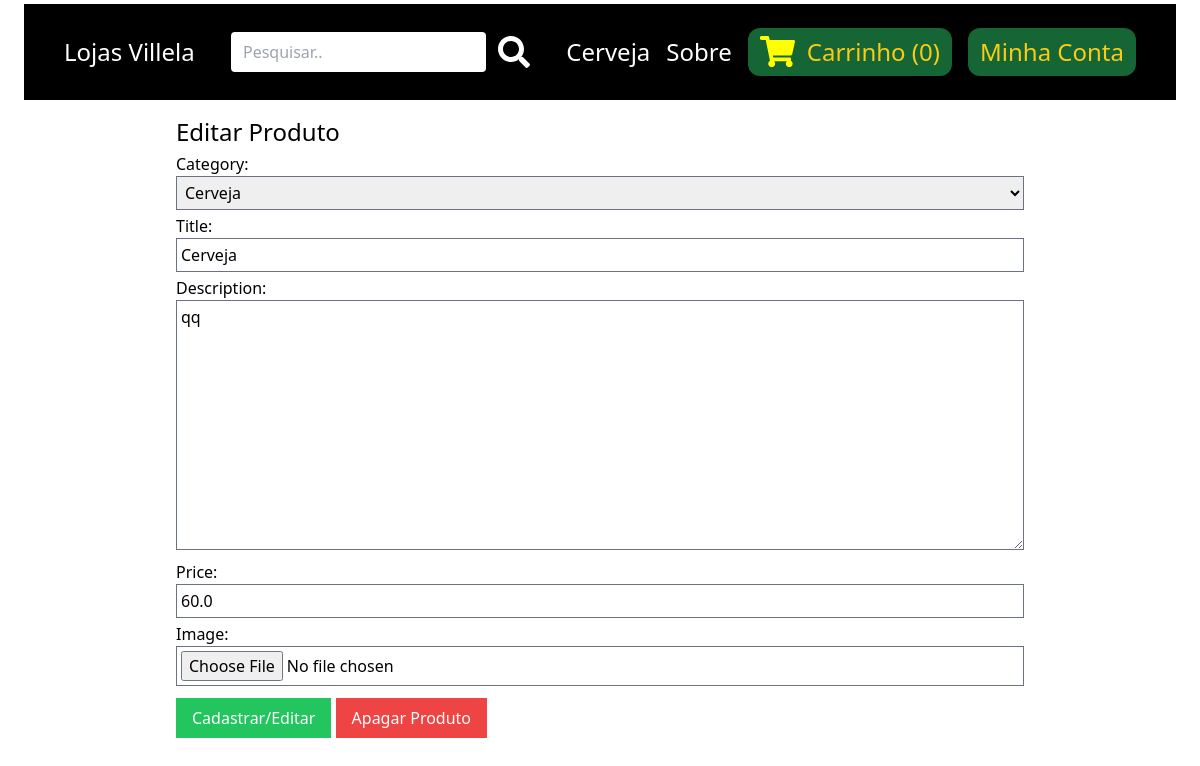
Page /store/edit_product/1/ (signed in) on the committed database.
### store/models.py (models this page shows, shortened)
class Category(models.Model):
    title = models.CharField(max_length=50)
    slug = models.SlugField(max_length=50)
    class Meta:
        verbose_name_plural = 'Categories'
    def __str__(self):
        return self.title

class Product(models.Model):
    RASCUNHO = 'rascunho'
    ESPERAR_APROVACAO = 'esperando aprovacao'
    ATIVAR = 'ativado'
    DELETADO = 'deletado'
    ESTATUS_ESCOLHA = (
        (RASCUNHO, 'Rascunho'),
        (ESPERAR_APROVACAO, 'Esperando aprovação'),
        (ATIVAR, 'Ativo'),
        (DELETADO, 'Deletado')
    )
    user = models.ForeignKey(
        User, related_name="products", on_delete=models.CASCADE)
    category = models.ForeignKey(
        Category, related_name="products", on_delete=models.CASCADE)
    title = models.CharField(max_length=50)
    slug = models.SlugField(max_length=50)
    description = models.TextField(blank=True)
    price = models.FloatField()
    image = models.ImageField(
        upload_to='uploads/products_images/', blank=True, null=True)
    thumbnail = models.ImageField(
        upload_to='uploads/products_images/thumbnail/',
        blank=True, null=True)
    created_at = models.DateTimeField(auto_now_add=True)
    updated_at = models.DateTimeField(auto_now=True)
    status = models.CharField(
        max_length=50, choices=ESTATUS_ESCOLHA, default=ATIVAR)
    class Meta:
        ordering = ('created_at', )

### userprofile/views.py (the view)
# urls.py: path('store/edit_product/<int:pk>/',
@login_required
def edit_product(request, pk):
    product = Product.objects.filter(user=request.user).get(pk=pk)
    if request.method == 'POST':
        form = ProductForm(request.POST, request.FILES, instance=product)
        if form.is_valid():
            form.save()
            messages.success(request, 'Produto editado com sucesso.')
            return redirect('my_store')
    else:
        form = ProductForm(instance=product)
    return render(
        request, 'userprofile/product_form.html', {
            'title': 'Editar Produto',
            'product': product,
            'form': form})

### store/forms.py
class ProductForm(forms.ModelForm):
    class Meta:
        model = Product
        fields = ('category', 'title', 'description', 'price', 'image')
        widgets = {
            'category': forms.Select(attrs={
                'class': 'w-full p-1 border border-gray-500'
            }),
            'title': forms.TextInput(attrs={
                'class': 'w-full p-1 border border-gray-500'
            }),
            'description': forms.Textarea(attrs={
                'class': 'w-full p-1 border border-gray-500'
            }),
            'price': forms.TextInput(attrs={
                'class': 'w-full p-1 border border-gray-500'
            }),
            'image': forms.FileInput(attrs={
                'class': 'w-full p-1 border border-gray-500'
            }),
        }

### store/carrinho.py (called while the page is built)
    def __len__(self):
        return sum(item['quantity'] for item in self.carrinho.values())

### store/context_processors.py (called while the page is built)
def carrinho(request):
    return {'carrinho': Carrinho(request)}

### store/templatetags/menu.py (called while the page is built)
@register.inclusion_tag('core/menu.html')
def menu():
    categories = Category.objects.all()
    return {'categories': categories}

### userprofile/templates/userprofile/product_form.html (shortened to what this page needs)
{% extends 'core/base.html' %}
{% block content %}
<h1 class='text-2xl'>{{title}}</h1>
<form action="." method="post" enctype="multipart/form-data" class="space-y-1">
{{ form.as_p}}
<div>
    <button class='mt-1 py-2 px-4 bg-green-500 text-white hover:bg-green-800'>
        Cadastrar/Editar
    </button>
    </form>
    {% if product %}
        <a href="{% url 'delete_product' product.id %}"
        class='mt-2 inline-block py-2 px-4 bg-red-500 text-white hover:bg-red-800'>
        Apagar Produto
        </a>
    {% endif %}
</div>
{% endblock  %}

### core/templates/core/menu.html
{% for category in categories %}
    <a href="{% url 'category_details' category.slug %}" class='text-2xl text-white'>{{category.title}}</a>
{% endfor %}
<a href="{% url 'sobre'%}" class='text-2xl text-white'>Sobre</a>

### rows in the picture
Category: title "Cerveja"
Product: category "Cerveja", description "qq", price "60.0"

### other values in the picture
{{ carrinho|length }} "0"
{{ title }} "Editar Produto"
